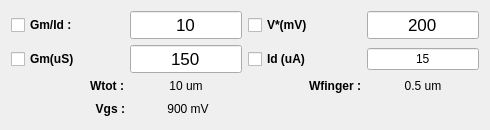
                 <widget class="QWidget" name="tabSyn">
                  <attribute name="title">
                   <string>Syn</string>
                  </attribute>
                  <layout class="QGridLayout" name="gridLayout_7">
                   <item row="0" column="0">
                    <layout class="QVBoxLayout" name="verticalLayout_4" stretch="1,1,1,1">
                     <item>
                      <layout class="QHBoxLayout" name="horizontalLayout_8" stretch="1,1">
                       <item>
                        <layout class="QHBoxLayout" name="horizontalLayout_27" stretch="1,1">
                         <item>
                          <widget class="QCheckBox" name="checkBoxSynGmId">
                           <property name="font">
                            <font>
                             <weight>75</weight>
                             <bold>true</bold>
                            </font>
                           </property>
                           <property name="text">
                            <string>Gm/Id :</string>
                           </property>
                          </widget>
                         </item>
                         <item>
                          <widget class="QLineEdit" name="lineEditSynGmId">
                           <property name="font">
                            <font>
                             <pointsize>13</pointsize>
                            </font>
                           </property>
                           <property name="text">
                            <string>10</string>
                           </property>
                           <property name="alignment">
                            <set>Qt::AlignCenter</set>
                           </property>
                          </widget>
                         </item>
                        </layout>
                       </item>
                       <item>
                        <layout class="QHBoxLayout" name="horizontalLayout_5" stretch="1,1">
                         <item>
                          <widget class="QCheckBox" name="checkBoxSynVstar">
                           <property name="font">
                            <font>
                             <weight>75</weight>
                             <bold>true</bold>
                            </font>
                           </property>
                           <property name="layoutDirection">
                            <enum>Qt::LeftToRight</enum>
                           </property>
                           <property name="text">
                            <string>V*(mV)</string>
                           </property>
                          </widget>
                         </item>
                         <item>
                          <widget class="QLineEdit" name="lineEditSynVstar">
                           <property name="font">
                            <font>
                             <pointsize>13</pointsize>
                            </font>
                           </property>
                           <property name="text">
                            <string>200</string>
                           </property>
                           <property name="alignment">
                            <set>Qt::AlignCenter</set>
                           </property>
                          </widget>
                         </item>
                        </layout>
                       </item>
                      </layout>
                     </item>
                     <item>
                      <layout class="QHBoxLayout" name="horizontalLayout_7" stretch="1,1">
                       <item>
                        <layout class="QHBoxLayout" name="horizontalLayout_26" stretch="1,1">
                         <item>
                          <widget class="QCheckBox" name="checkBoxSynGm">
                           <property name="font">
                            <font>
                             <weight>75</weight>
                             <bold>true</bold>
                            </font>
                           </property>
                           <property name="text">
                            <string>Gm(uS)</string>
                           </property>
                          </widget>
                         </item>
                         <item>
                          <widget class="QLineEdit" name="lineEditSynGm">
                           <property name="font">
                            <font>
                             <pointsize>13</pointsize>
                            </font>
                           </property>
                           <property name="text">
                            <string>150</string>
                           </property>
                           <property name="alignment">
                            <set>Qt::AlignCenter</set>
                           </property>
                          </widget>
                         </item>
                        </layout>
                       </item>
                       <item>
                        <layout class="QHBoxLayout" name="horizontalLayout_12" stretch="1,1">
                         <item>
                          <widget class="QCheckBox" name="checkBoxSynId">
                           <property name="font">
                            <font>
                             <weight>75</weight>
                             <bold>true</bold>
                            </font>
                           </property>
                           <property name="text">
                            <string>Id (uA)</string>
                           </property>
                          </widget>
                         </item>
                         <item>
                          <widget class="QLineEdit" name="lineEditSynId">
                           <property name="text">
                            <string>15</string>
                           </property>
                           <property name="alignment">
                            <set>Qt::AlignCenter</set>
                           </property>
                          </widget>
                         </item>
                        </layout>
                       </item>
                      </layout>
                     </item>
                     <item>
                      <layout class="QHBoxLayout" name="horizontalLayout_78" stretch="1,1">
                       <item>
                        <layout class="QHBoxLayout" name="horizontalLayout_10">
                         <item>
                          <widget class="QLabel" name="titleSynWidth">
                           <property name="font">
                            <font>
                             <weight>75</weight>
                             <bold>true</bold>
                            </font>
                           </property>
                           <property name="text">
                            <string>Wtot :</string>
                           </property>
                           <property name="alignment">
                            <set>Qt::AlignRight|Qt::AlignTrailing|Qt::AlignVCenter</set>
                           </property>
                          </widget>
                         </item>
                         <item>
                          <widget class="QLabel" name="labelSynW">
                           <property name="text">
                            <string>10 um</string>
                           </property>
                           <property name="alignment">
                            <set>Qt::AlignCenter</set>
                           </property>
                          </widget>
                         </item>
                        </layout>
                       </item>
                       <item>
                        <layout class="QHBoxLayout" name="horizontalLayout_11">
                         <item>
                          <widget class="QLabel" name="titleSynWidthFin">
                           <property name="font">
                            <font>
                             <weight>75</weight>
                             <bold>true</bold>
                            </font>
                           </property>
                           <property name="text">
                            <string>Wfinger :</string>
                           </property>
                           <property name="alignment">
                            <set>Qt::AlignRight|Qt::AlignTrailing|Qt::AlignVCenter</set>
                           </property>
                          </widget>
                         </item>
                         <item>
                          <widget class="QLabel" name="labelSynWFin">
                           <property name="text">
                            <string>0.5 um</string>
                           </property>
                           <property name="alignment">
                            <set>Qt::AlignCenter</set>
                           </property>
                          </widget>
                         </item>
                        </layout>
                       </item>
                      </layout>
                     </item>
                     <item>
                      <layout class="QHBoxLayout" name="horizontalLayout_79" stretch="1,1">
                       <item>
                        <layout class="QHBoxLayout" name="horizontalLayout_76" stretch="1,1">
                         <item>
                          <widget class="QLabel" name="titleSynVgs">
                           <property name="font">
                            <font>
                             <weight>75</weight>
                             <bold>true</bold>
                            </font>
                           </property>
                           <property name="text">
                            <string>Vgs :</string>
                           </property>
                           <property name="alignment">
                            <set>Qt::AlignRight|Qt::AlignTrailing|Qt::AlignVCenter</set>
                           </property>
                          </widget>
                         </item>
                         <item>
                          <widget class="QLabel" name="labelSynVgs">
                           <property name="text">
                            <string>900 mV</string>
                           </property>
                           <property name="alignment">
                            <set>Qt::AlignCenter</set>
                           </property>
                          </widget>
                         </item>
                        </layout>
                       </item>
                       <item>
                        <layout class="QHBoxLayout" name="horizontalLayout_85" stretch="0">
                         <item>
                          <spacer name="horizontalSpacer_2">
                           <property name="orientation">
                            <enum>Qt::Horizontal</enum>
                           </property>
                           <property name="sizeHint" stdset="0">
                            <size>
                             <width>40</width>
                             <height>20</height>
                            </size>
                           </property>
                          </spacer>
                         </item>
                        </layout>
                       </item>
                      </layout>
                     </item>
                    </layout>
                   </item>
                  </layout>
                 </widget>
